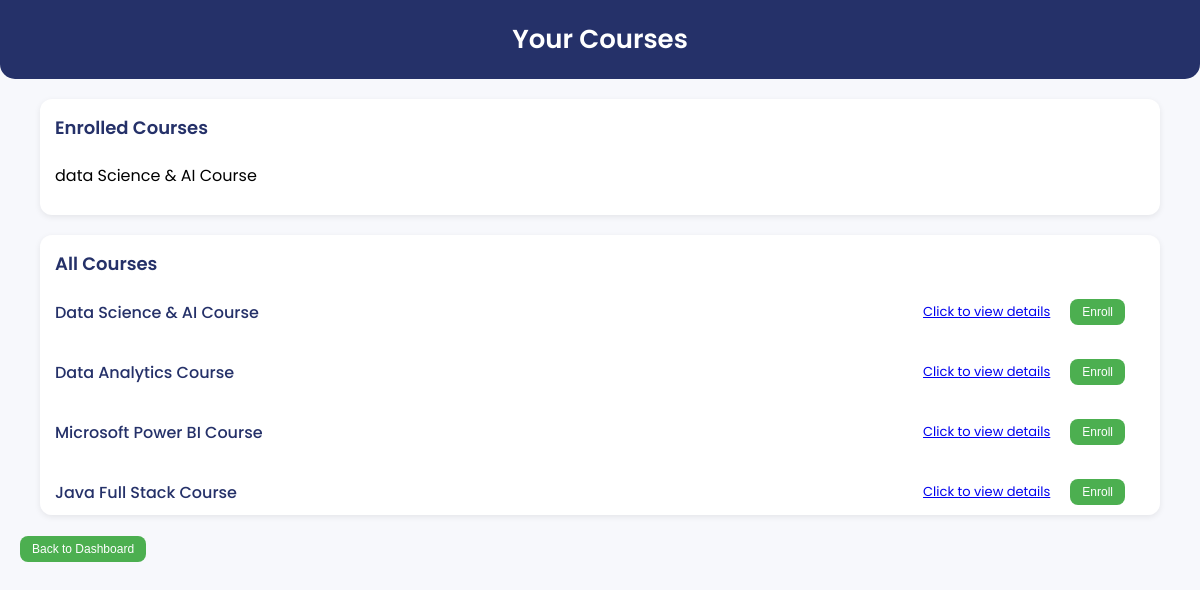
Page /courses (signed in) on the committed database.
### scope/models.py (models this page shows, shortened)
class Registration(models.Model):
    fullname=models.CharField(max_length=300,default='Na')
    dob=models.DateField(default='2000-01-01')
    gender=models.CharField(max_length=300,default='Na')
    qualification=models.CharField(max_length=500,default='Na')
    number=models.CharField(default=0)
    email=models.EmailField()
    guardian=models.CharField(max_length=300,default='Na')
    occupation=models.CharField(max_length=300,default='Na')
    mobile=models.IntegerField(default=0)
    course=models.TextField(blank=True, null=True,default='Na')
    mode=models.CharField(max_length=300,default='Na')
    loc=models.CharField(max_length=300,default='Na')
    time = models.CharField(max_length=300,default='Na')
    hobbies = models.CharField(max_length=300,default='Na')
    address=models.CharField(max_length=500,default='Na')
    country = models.CharField(max_length=500,default='Na')
    state = models.CharField(max_length=500,default='Na')
    city = models.CharField(max_length=500,default='Na')
    pin=models.CharField(max_length=500,default='Na')
    file=models.FileField(upload_to="documents",default="NA")
    otp=models.CharField(max_length=10,null=True,blank=True)
    expire_time=models.DateTimeField(null=True,blank=True)
    password=models.CharField(max_length=500,default="NA")
    confirm_password=models.CharField(max_length=500,default="NA")
    class Meta:
        verbose_name_plural = "Registration"

class Courses(models.Model):
    sub_courses = models.CharField(max_length=200)
    course_name= models.ForeignKey(Category, on_delete=models.CASCADE)
    description = models.TextField(blank=True, null=True, default="No description available")
    duration = models.CharField(max_length=100, blank=True, null=True, default="6 Month + 3 Month OJT")
    fee = models.DecimalField(max_digits=10, decimal_places=2, blank=True, null=True, default=40000)
    location = models.TextField(blank=True, null=True, default="Kochi,Trivandum,Nagercoil")
    class Meta:
        verbose_name_plural = "Courses"

### scope/views.py (the view)
# urls.py: path('courses',views.coursedetails,name='coursedetails'),
def coursedetails(request):
    data1=Courses.objects.filter(course_name="Data Science, AI, & Data Analytics Courses")
    data2=Courses.objects.filter(course_name="Software Courses")
    data3=Courses.objects.filter(course_name="Networking, Server, Cloud, & DevOps Courses")
    data4=Courses.objects.filter(course_name="Software Testing Courses")
    data5=Courses.objects.filter(course_name="Other Courses")
    data=request.session.get('session_mail')
    reg = Registration.objects.get(email=data)
    enrolled_courses = reg.course.split(',')
    return render(request,"coursedetails.html",{'data1':data1,'data2':data2,'data3':data3,'data4':data4,'data5':data5,'enrolled_courses': enrolled_courses})

### scope/templates/coursedetails.html (shortened to what this page needs)
<!DOCTYPE html>
{% load static %}
<html lang="en">
<head>
    <link rel="stylesheet" href="{% static 'css/course.css'%}">
</head>
<body>
    <div class="header">Your Courses</div>
    <div class="courses-container">
        <div class="section enrolled-section">
            <div class="section-title">Enrolled Courses</div>
            <div class="scroll-list">
                {% for course in enrolled_courses %}
                <div class="course-item">{{ course }}</div>
                {% endfor %}
            </div>
        </div>
        <div class="section all-section">
            <div class="section-title">All Courses</div>
            <div class="scroll-list">
                {% for items in data1 %}
                <form action="{% url 'enroll' %}" method="POST" class="course-item">
                    <span class="course-name">{{ items.sub_courses }}</span>
                    <span class="course-desc"><a href="{% url 'course_detail' items.id%}">Click to view details</a></span>
                    <button type="submit" class="enroll-btn"><a href="{% url 'course_detail' items.id%}">Enroll</a></button>
                </form>
                {% endfor %}
                {% for items in data2 %}
                <form action="{% url 'enroll' %}" method="POST" class="course-item">
                    <span class="course-name">{{ items.sub_courses }}</span>
                    <span class="course-desc"><a href="{% url 'course_detail' items.id%}">Click to view details</a></span>
                    <button type="submit" class="enroll-btn">Enroll</button>
                </form>
                {% endfor %}
            </div>
        </div>
    </div>
    <button type="submit" class="enroll-btn"><a href="{% url 'dashboard'%}">Back to Dashboard</a></button>
</body>
</html>

### scope/static/css/course.css (style rules this page uses)
body { margin: 0; font-family: "Poppins", sans-serif; background: #f7f8fc; }
.header { padding: 20px; background: #253169; color: white; font-size: 26px; font-weight: 600; text-align: center; border-bottom-left-radius: 15px; border-bottom-right-radius: 15px; }
.courses-container { display: flex; flex-direction: column; gap: 20px; padding: 20px 40px; }
.section { background: #ffffff; border-radius: 12px; box-shadow: 0 2px 6px rgba(0,0,0,0.08); padding: 15px; max-height: 250px; overflow-y: auto; }
.section-title { font-size: 18px; font-weight: 600; color: #253169; margin-bottom: 10px; }
.scroll-list { display: flex; flex-direction: column; gap: 10px; }
.course-item { display: flex; justify-content: space-between; padding: 10px 12px; border-radius: 8px; cursor: pointer; transition: all 0.2s ease; align-items: center; padding: 12px 0; }
.course-name { font-weight: 500; color: #253169; flex: 1; }
.course-desc { font-size: 13px; color: #555; }
.enroll-btn a { color: white; text-decoration: none; }
.enroll-btn { background: #4CAF50; color: white; border: none; padding: 6px 12px; border-radius: 8px; font-size: 12px; cursor: pointer; margin-left: 10px; transition: 0.2s; margin: 0 20px; }

### rows in the picture
Registration: enrolled_courses "data Science & AI Course"
Courses: sub_courses "Data Science & AI Course"
Courses: sub_courses "Data Analytics Course"
Courses: sub_courses "Microsoft Power BI Course"
Courses: sub_courses "Java Full Stack Course"
